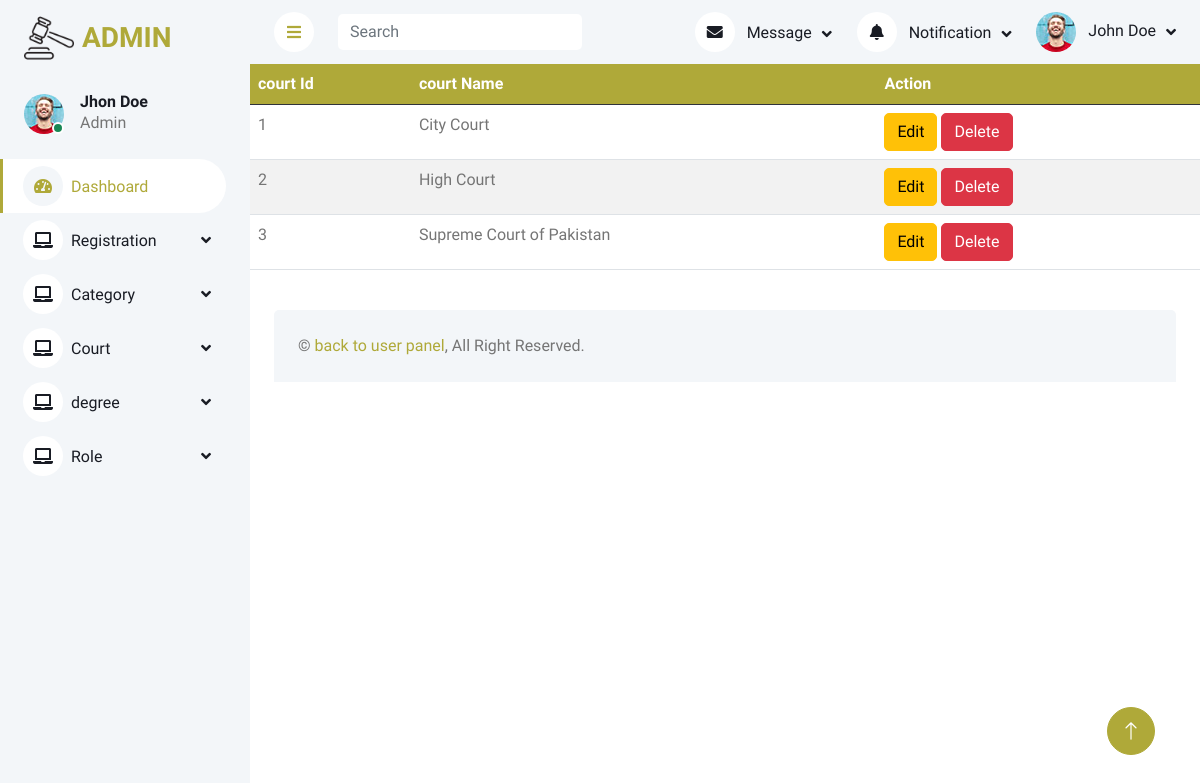
Screenshot of /Admin/viewcourt.php with the database file from the repository.
### tables this page shows
CREATE TABLE `court` (
  `court_id` int(255) NOT NULL,
  `court_name` varchar(225) NOT NULL
);

### Admin/viewcourt.php (the view)
<?php
include("connection.php");
include("header.php");
$sel = "SELECT * FROM court";
$q = mysqli_query($conn, $sel);
?>
<body>
    <table class="table table-striped">
        <tr class="table-dark">
            <th>court Id</th>
            <th>court Name</th>
            <th>Action</th>
        </tr>
<?php
        while($fetch = mysqli_fetch_assoc($q)){
?>
        <tr>
            <td> <?php echo $fetch["court_id"] ?> </td>
            <td> <?php echo $fetch["court_name"] ?> </td>
            <td>
                <a class="btn btn-warning" href="updatecourt.php?id=<?php echo $fetch["court_id"] ?>">Edit</a>
                <a class="btn btn-danger" href="deletecourt.php?id=<?php echo $fetch["court_id"] ?>">Delete</a>
            </td>
        </tr>
      <?php  } ?>
    </table>
<?php
include("footer.php");
?>

### Admin/css/style.css (style rules this page uses)
:root { --primary: #afa939; --light: #F3F6F9; --dark: #191C24; }
.btn { transition: .5s; }

### rows the page displays
court: court_id "1", court_name "City Court"
court: court_id "2", court_name "High Court"
court: court_id "3", court_name "Supreme Court of Pakistan"
